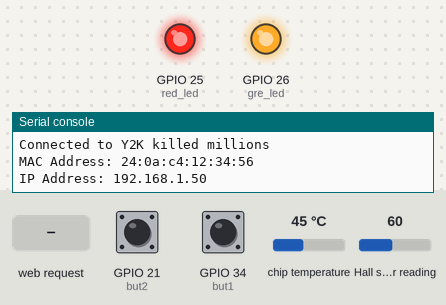
Recording of a program running on a simulated ESP32 board running MicroPython. Shown: output pins drawn as LEDs (lit = HIGH), the last lines printed to the serial console. The test bench sets the inputs (shaded band); at power-on: GPIO 21 (but2) LOW, GPIO 34 (but1) LOW, chip temperature 45 °C, Hall sensor reading 60. WiFi joins after 1.5 s.

Above: at 2.7 s.
2.8 s: HTTP request GET /?red_led=off received
At 4.0 s:
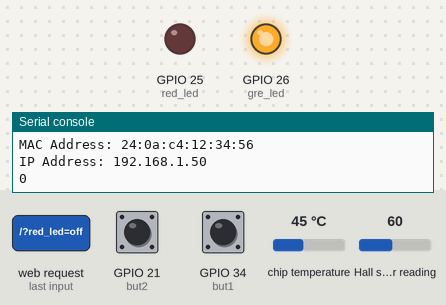
4.3 s: HTTP request GET /?green_led=off received
At 5.2 s:
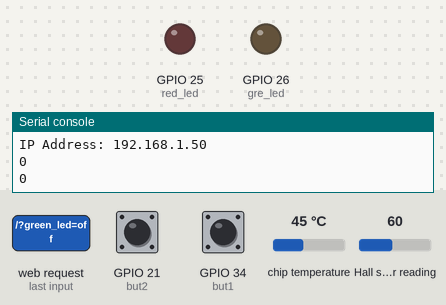
5.8 s: HTTP request GET /?red_led=on received
At 6.4 s:
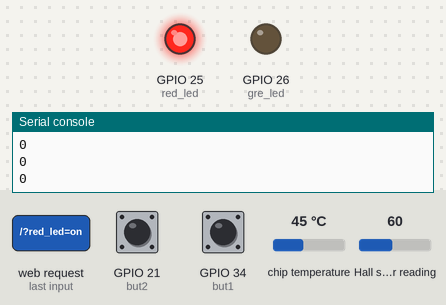
7.3 s: HTTP request GET /?green_led=on received
At 8.7 s:
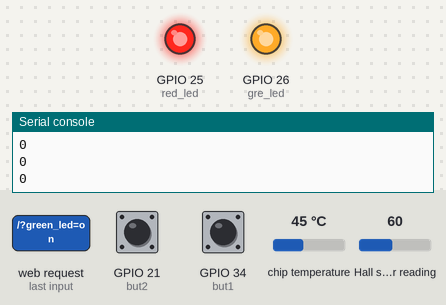
Timing chart, 0 to 9.8 s (numbered marks = the images above; inputs shaded):
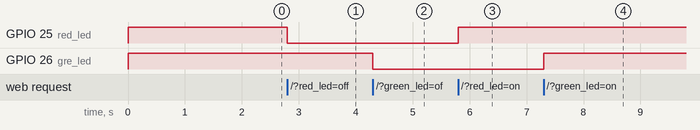

The program:

espserver.py
```python
import machine
from machine import ADC
from machine import Pin
from machine import PWM
from machine import Timer
from machine import TouchPad
import esp
import network
from time import sleep
import ubinascii
import ntptime
import utime
import time
import esp32
import dht
import usocket as socket
import gc

gc.collect()
esp.osdebug(None)

# A0 (or GPIO #26) is the gre led
# A1 (or GPIO #25) is the red led
# A2 and A3 (GPIO #34 and #39 respectively) are buttons
gre_led = Pin(26, mode=Pin.OUT, value=1)
red_led = Pin(25, mode=Pin.OUT, value=1)
but1 = Pin(34, mode=Pin.IN, pull=Pin.PULL_DOWN)
but2 = Pin(21, mode=Pin.IN, pull=Pin.PULL_DOWN)

# Global variables
#temp = esp32.raw_temperature() # measure temperature sensor data
#hall = esp32.hall_sensor() # measure hall sensor data
#red_led_state = "hi" # string, check state of red led, ON or OFF
#green_led_state = "bye" # string, check state of red led, ON or OFF


def web_page(temp, hall, red_led_state, green_led_state, but1_state, but2_state):
    """Function to build the HTML webpage which should be displayed
    in client (web browser on PC or phone) when the client sends a request
    the ESP32 server.

    The server should send necessary header information to the client
    (YOU HAVE TO FIND OUT WHAT HEADER YOUR SERVER NEEDS TO SEND)
    and then only send the HTML webpage to the client.

    Global variables:
    TEMP, HALL, RED_LED_STATE, GREEN_LED_STAT
    """

    html_webpage = """<!DOCTYPE HTML><html>
    <head>
    <meta name="viewport" content="width=device-width, initial-scale=1">
    <link rel="stylesheet" href="https://use.fontawesome.com/releases/v5.7.2/css/all.css" integrity="sha384-fnmOCqbTlWIlj8LyTjo7mOUStjsKC4pOpQbqyi7RrhN7udi9RwhKkMHpvLbHG9Sr" crossorigin="anonymous">
    <style>
    html {
     font-family: Arial;
     display: inline-block;
     margin: 0px auto;
     text-align: center;
    }
    h2 { font-size: 3.0rem; }
    p { font-size: 3.0rem; }
    .units { font-size: 1.5rem; }
    .sensor-labels{
      font-size: 1.5rem;
      vertical-align:middle;
      padding-bottom: 15px;
    }
    .button {
        display: inline-block; background-color: #e7bd3b; border: none;
        border-radius: 4px; color: white; padding: 16px 40px; text-decoration: none;
        font-size: 30px; margin: 2px; cursor: pointer;
    }
    .button2 {
        background-color: #4286f4;
    }
    </style>
    </head>
    <body>
    <h2>ESP32 WEB Server</h2>
    <p>
    <i class="fas fa-thermometer-half" style="color:#059e8a;"></i>
    <span class="sensor-labels">Temperature</span>
    <span>"""+str(temp)+"""</span>
    <sup class="units">&deg;F</sup>
    </p>
    <p>
    <i class="fas fa-bolt" style="color:#00add6;"></i>
    <span class="sensor-labels">Hall</span>
    <span>"""+str(hall)+"""</span>
    <sup class="units">V</sup>
    </p>
    <p>
    RED LED Current State: <strong>""" + red_led_state + """</strong>
    </p>
    <p>
    <a href="/?red_led=on"><button class="button">RED ON</button></a>
    </p>
    <p><a href="/?red_led=off"><button class="button button2">RED OFF</button></a>
    </p>
    <p>
    GREEN LED Current State: <strong>""" + green_led_state + """</strong>
    </p>
    <p>
    <a href="/?green_led=on"><button class="button">GREEN ON</button></a>
    </p>
    <p><a href="/?green_led=off"><button class="button button2">GREEN OFF</button></a>
    </p>
    <p>
    SWITCH1 Current State: <strong>""" + but1_state + """</strong>
    </p>
    <p>
    SWITCH2 Current State: <strong>""" + but2_state + """</strong>
    </p>
    </body>
    </html>"""
    return html_webpage

station = network.WLAN(network.STA_IF)
station.active(True)
station.connect("Y2K killed millions", "foogledoogle") # this is my phone's SSID and password
while(not station.isconnected()):
    pass


print("Oh Yes! Get Connected")
print("Connected to " + str(station.config('essid'))) # prints SSID Y2K killed millions
print("MAC Address: " + str(ubinascii.hexlify(station.config('mac'),':').decode())) # prints MAC address C4:85:08:49:57:37
print("IP Address: " + str(station.ifconfig()[0])) # prints IP address

sock = socket.socket()
address = socket.getaddrinfo(station.ifconfig()[0], 80)[0][-1]
sock.bind(address)
sock.listen(4)

red_led_state = "ON"
gre_led_state = "ON"
but1_state = 'OFF'
but2_state = 'OFF'


while True:
    connection, address = sock.accept()
    get_str = connection.recv(1024)
    get_str = get_str[0:50]

    if "green_led=off" in get_str:
        gre_led.value(0)
        gre_led_state = "OFF"
    if "green_led=on" in get_str:
        gre_led.value(1)
        gre_led_state = "ON"
    if "red_led=off" in get_str:
        red_led.value(0)
        red_led_state = "OFF"
    if "red_led=on" in get_str:
        red_led.value(1)
        red_led_state = "ON"

    if but1.value() == 1:
        but1_state = 'ON'
    else:
        but1_state = 'OFF'
    print(but2.value())
    if but2.value() == 1:
        but2_state = 'ON'
    else:
        but2_state = 'OFF'

    webpage = web_page(esp32.raw_temperature(), esp32.hall_sensor(), red_led_state, gre_led_state, but1_state, but2_state)

    connection.send('HTTP/1.1 200 OK\r\nContent-Type: text/html\r\nConnection: close\r\n\r\n' + webpage)
    connection.close()
```

Measured:
- after the input at 2.8 s, GPIO 25 (red_led): HIGH → LOW at once
- after the input at 4.3 s, GPIO 26 (gre_led): HIGH → LOW at once
- after the input at 5.8 s, GPIO 25 (red_led): LOW → HIGH at once
- after the input at 7.3 s, GPIO 26 (gre_led): LOW → HIGH at once
